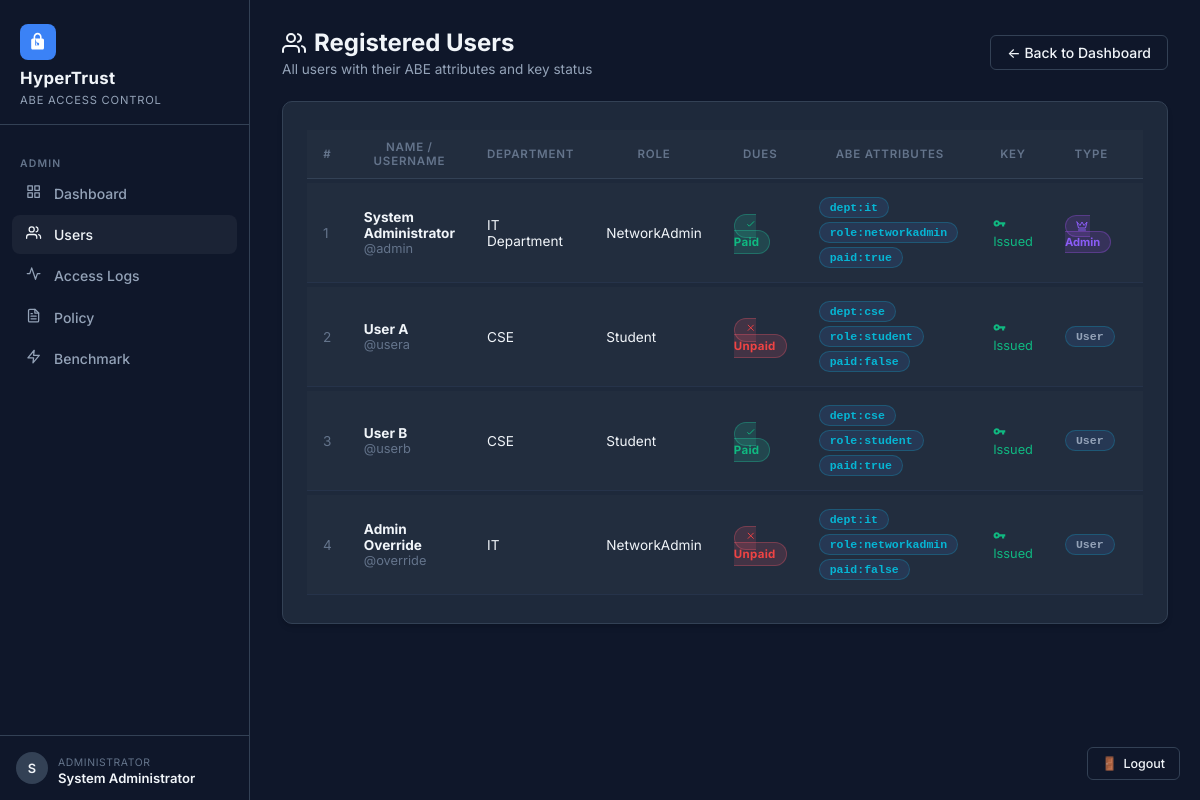
Page /admin/users (signed in) on the committed database.
### tables this page shows
CREATE TABLE users (
    id           INTEGER PRIMARY KEY AUTOINCREMENT,
    username     TEXT    NOT NULL UNIQUE,
    name         TEXT    NOT NULL,
    department   TEXT    NOT NULL DEFAULT '',
    role         TEXT    NOT NULL DEFAULT 'Student',
    paid_dues    INTEGER NOT NULL DEFAULT 0,   -- 1=True, 0=False
    password_hash TEXT   NOT NULL,
    is_admin     INTEGER NOT NULL DEFAULT 0,
    created_at   DATETIME DEFAULT CURRENT_TIMESTAMP
);

### routes/admin.py (the view)
@admin_bp.route("/users")
@admin_required
def users():
    db    = get_db()
    users = get_all_users(db)
    attr_map = {}
    for u in users:
        attr_map[u["id"]] = get_user_attributes(db, u["id"])
    return render_template("admin/users.html", users=users, attr_map=attr_map)

### db.py (called while the page is built)
def get_db():
    if "db" not in g:
        g.db = sqlite3.connect(
            current_app.config["DB_PATH"],
            detect_types=sqlite3.PARSE_DECLTYPES
        )
        g.db.row_factory = sqlite3.Row
        g.db.execute("PRAGMA foreign_keys = ON")
    return g.db

def get_all_users(db):
    return db.execute("SELECT * FROM users ORDER BY id").fetchall()

def get_user_private_key(db, user_id: int) -> dict | None:
    row = db.execute(
        "SELECT private_key_json FROM user_keys WHERE user_id = ?", (user_id,)
    ).fetchone()
    if row:
        return json.loads(row["private_key_json"])
    return None

def get_user_attributes(db, user_id: int) -> list[str]:
    row = get_user_private_key(db, user_id)
    if row:
        return row.get("attributes", [])
    return []

### routes/admin.py (called while the page is built)
def admin_required(f):
    @wraps(f)
    def decorated(*args, **kwargs):
        if not session.get("is_admin"):
            return render_template("errors/403.html"), 403
        return f(*args, **kwargs)
    return decorated

### templates/admin/users.html (shortened to what this page needs)
{% extends "base.html" %}
{% block content %}
<div class="page-header d-flex justify-between align-items-center">
    <div>
        <h2 style="display:flex;align-items:center;gap:8px;"> Registered Users</h2>
        <p>All users with their ABE attributes and key status</p>
    </div>
    <a href="{{ url_for('admin.dashboard') }}" class="btn-outline-ht">&larr; Back to Dashboard</a>
</div>
<div class="glass-card p-6">
    {% if users %}
    <div style="overflow-x:auto;">
        <table class="ht-table">
            <thead>
                <tr>
                    <th>#</th>
                    <th>Name / Username</th>
                    <th>Department</th>
                    <th>Role</th>
                    <th>Dues</th>
                    <th>ABE Attributes</th>
                    <th>Key</th>
                    <th>Type</th>
                    <th>Action</th>
                </tr>
            </thead>
            <tbody>
                {% for u in users %}
                <tr>
                    <td class="text-muted-ht">{{ u.id }}</td>
                    <td>
                        <strong>{{ u.name }}</strong>
                        <div class="text-muted-ht">@{{ u.username }}</div>
                    </td>
                    <td>{{ u.department }}</td>
                    <td>{{ u.role }}</td>
                    <td>
                        {% if u.paid_dues %}
                        <span class="badge-granted"><svg viewBox="0 0 24 24" width="1em" height="1em"
                                stroke="currentColor" fill="none" stroke-width="2">
                                <path d="M5 13l4 4L19 7" />
                            </svg> Paid</span>
                        {% else %}
                        <span class="badge-denied"><svg viewBox="0 0 24 24" width="1em" height="1em"
                                stroke="currentColor" fill="none" stroke-width="2">
                                <path d="M18 6L6 18M6 6l12 12" />
                            </svg> Unpaid</span>
                        {% endif %}
                    </td>
                    <td>
                        {% if attr_map.get(u.id) %}
                        {% for attr in attr_map[u.id] %}
                        <span class="badge-attr">{{ attr }}</span>
                        {% endfor %}
                        {% else %}
                        <span class="text-muted-ht">—</span>
                        {% endif %}
                    </td>
                    <td>
                        {% if attr_map.get(u.id) %}
                        <span style="color:var(--accent-green);font-size:0.8rem;"><svg viewBox="0 0 24 24" width="1em"
                                height="1em" fill="currentColor">
                                <path
                                    d="M12.65 10A5.99 5.99 0 007 6c-3.31 0-6 2.69-6 6s2.69 6 6 6a5.99 5.99 0 005.65-4H17v4h4v-4h2v-4H12.65zM7 14c-1.1 0-2-.9-2-2s.9-2 2-2 2 .9 2 2-.9 2-2 2z" />
                            </svg> Issued</span>
                        {% endif %}
                    </td>
                    <td>
                        {% if u.is_admin %}
                        <span class="badge-admin"><svg viewBox="0 0 24 24" width="12" height="12" fill="none"
                                stroke="currentColor" stroke-width="2" stroke-linecap="round" stroke-linejoin="round"
                                style="display:inline-block;vertical-align:-2px;margin-right:2px;">
                                <path d="m2 4 3 12h14l3-12-6 7-4-7-4 7-6-7zm3 16h14"></path>
                            </svg> Admin</span>
                        {% else %}
                        <span class="badge-attr" style="color:var(--text-secondary);">User</span>
                        {% endif %}
                    </td>
                    <td>
                    </td>
                </tr>
                {% endfor %}
            </tbody>
        </table>
    </div>
    {% endif %}
</div>
{% endblock %}

### templates/base.html (shortened to what this page needs)
<!DOCTYPE html>
<html lang="en">
<head>
  <link rel="stylesheet" href="{{ url_for('static', filename='css/style.css') }}">
</head>
<body>
  {% if session.get('user_id') %}
  <aside class="sidebar">
    <div class="sidebar-logo">
      <div class="logo-icon"><svg viewBox="0 0 24 24" width="1em" height="1em" fill="currentColor">
          <path
            d="M18 8h-1V6c0-2.76-2.24-5-5-5S7 3.24 7 6v2H6c-1.1 0-2 .9-2 2v10c0 1.1.9 2 2 2h12c1.1 0 2-.9 2-2V10c0-1.1-.9-2-2-2zm-6 9c-1.1 0-2-.9-2-2s.9-2 2-2 2 .9 2 2-.9 2-2 2H9V6c0-1.66 1.34-3 3-3s3 1.34 3 3v2H9z" />
        </svg></div>
      <h1>HyperTrust</h1>
      <small>ABE Access Control</small>
    </div>
    <nav class="sidebar-nav">
      {% if session.get('is_admin') %}
      <div class="nav-section-label">Admin</div>
      <a href="{{ url_for('admin.dashboard') }}" id="nav-admin-home">
        <span class="nav-icon"></span><span>Dashboard</span>
      </a>
      <a href="{{ url_for('admin.users') }}" id="nav-admin-users">
        <span class="nav-icon"></span><span>Users</span>
      </a>
      <a href="{{ url_for('admin.logs') }}" id="nav-admin-logs">
        <span class="nav-icon"><svg viewBox="0 0 24 24" width="1em" height="1em" fill="none" stroke="currentColor"
            stroke-width="2" stroke-linecap="round" stroke-linejoin="round">
            <polyline points="22 12 18 12 15 21 9 3 6 12 2 12"></polyline>
          </svg></span><span>Access Logs</span>
      </a>
      <a href="{{ url_for('admin.policy') }}" id="nav-admin-policy">
        <span class="nav-icon"></span><span>Policy</span>
      </a>
      <a href="{{ url_for('admin.benchmark') }}" id="nav-admin-bench">
        <span class="nav-icon"><svg viewBox="0 0 24 24" width="1em" height="1em" fill="none" stroke="currentColor"
            stroke-width="2" stroke-linecap="round" stroke-linejoin="round">
            <polygon points="13 2 3 14 12 14 11 22 21 10 12 10 13 2"></polygon>
          </svg></span><span>Benchmark</span>
      </a>
      {% endif %}
    </nav>
    <div class="sidebar-user">
      <div class="user-avatar">
        {{ session.get('name', 'U')[0].upper() }}
      </div>
      <div class="user-info">
        <small>{% if session.get('is_admin') %}Administrator{% else %}User{% endif %}</small>
        <span>{{ session.get('name', session.get('username', '')) }}</span>
      </div>
    </div>
  </aside>
  {% endif %}
  <main class="{% if session.get('user_id') %}main-content{% endif %}">
    {% block content %}{% endblock %}
  </main>
  {% if session.get('user_id') %}
  <div style="position:fixed;bottom:20px;right:20px;z-index:999">
    <a href="{{ url_for('auth.logout') }}" class="btn-outline-ht" style="padding:8px 14px;font-size:0.78rem;">
      🚪 <span>Logout</span>
    </a>
  </div>
  {% endif %}
</body>
</html>

### rows in the picture
users: get "System Administrator", id "1", name "System Administrator", username "admin", department "IT Department", role "NetworkAdmin", paid_dues 1 (drawn), id "dept:it" "role:networkadmin" "paid:true", shows "Issued", is_admin 1 (drawn)
users: id "2", name "User A", username "usera", department "CSE", role "Student", paid_dues 0 (drawn), id "dept:cse" "role:student" "paid:false", shows "Issued", is_admin "User"
users: id "3", name "User B", username "userb", department "CSE", role "Student", paid_dues 1 (drawn), id "dept:cse" "role:student" "paid:true", shows "Issued", is_admin "User"
users: id "4", name "Admin Override", username "override", department "IT", role "NetworkAdmin", paid_dues 0 (drawn), id "dept:it" "role:networkadmin" "paid:false", shows "Issued", is_admin "User"

### other values in the picture
{{ session.get('name', 'U')[0].upper() }} "S"
